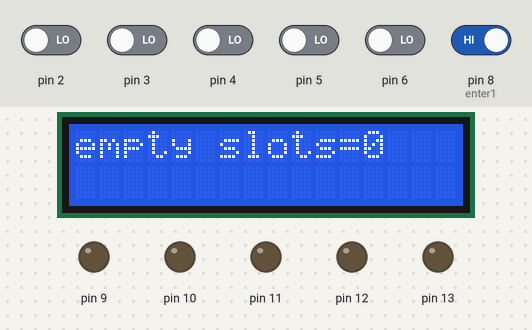
The sketch below on a simulated Arduino Uno, built with avr-gcc and run on an emulated ATmega328P. Parts: 16×2 character LCD, output pins drawn as LEDs (lit = HIGH). Inputs (shaded band) come from the test bench; at power-on: pin 8 (enter1) HIGH, pin 2–6 LOW.

Above: at 1.6 s.
1.7 s: pin 2 driven HIGH
At 4.0 s:
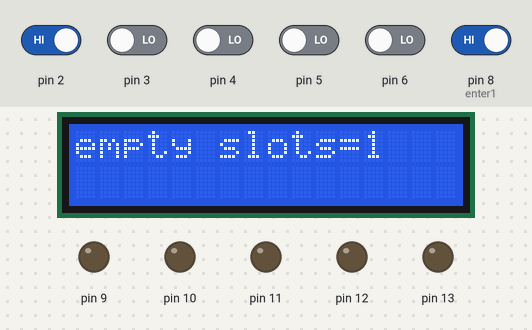
4.5 s: pin 8 (enter1) driven LOW
At 6.5 s:
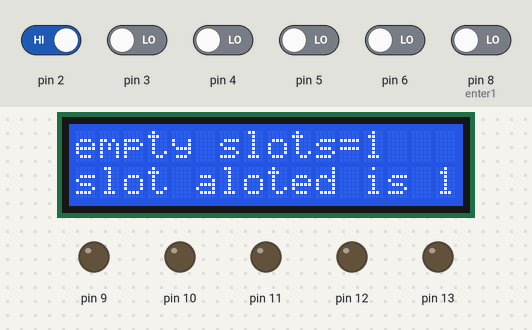
8.7 s: pin 8 (enter1) driven HIGH
10.5 s: pin 3 driven HIGH
At 12.7 s:
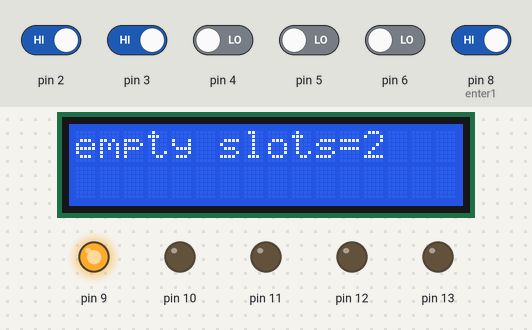
13.5 s: pin 8 (enter1) driven LOW
At 17.5 s:
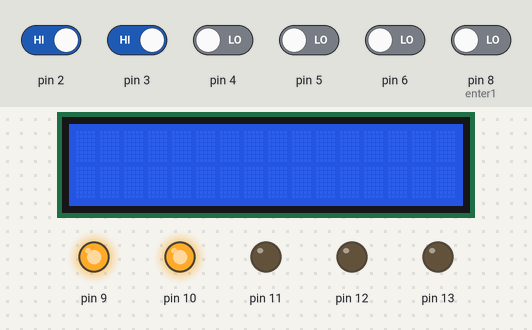
17.7 s: pin 2 driven LOW
At 21.9 s:
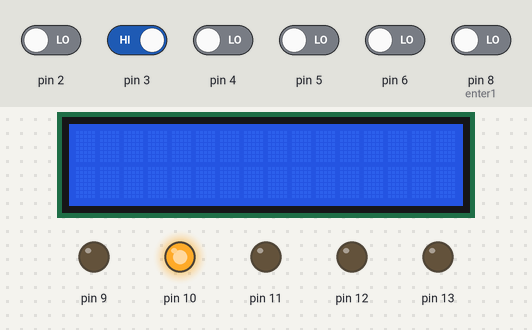
Timing chart, 0 to 22.9 s (numbered marks = the images above; inputs shaded):
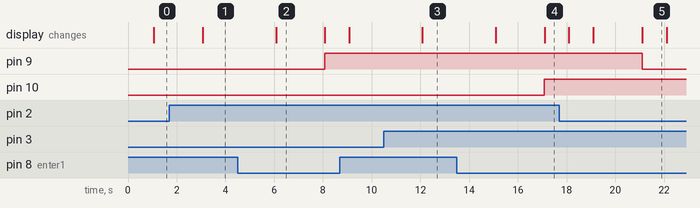

The sketch:

emptyslot2.ino
```cpp
#include<LiquidCrystal.h>
#include <SoftwareSerial.h>
SoftwareSerial sc(0,1);
LiquidCrystal lcd(A5,A4,A0,A1,A2,A3);

const int slots=5;
const int enter1=8;

void setup()
{

  sc.begin(9600);
  lcd.begin(16,2);
  int i;


 pinMode(enter1,INPUT);
 for(i=2;i<slots+2;i++)
  {
pinMode(i,INPUT);
}
for(i=9;i<slots+9;i++)
{
  pinMode(i,OUTPUT);
}


//Serial.begin(9600);

}

void loop() {

    int s[slots],k=0,i,j;
    int slot_alot,prealot=-1;
    while(1)
    {
      k=0;
  for(i=2;i<slots+2;i++)
  {
  s[i-2]=digitalRead(i);
  if(s[i-2]!=0)
  {
    k++;
  }
  else
       digitalWrite(i+7,LOW);


}
if(sc.available()>0)
{
 sc.write(k);
// Serial.println("data sent");
 //Serial.println(k);
 delay(5000);
}
    delay(1000);
    lcd.setCursor(0,0);
     // Serial.print("empty slots=");
      lcd.print("empty slots=");
 //Serial.println(k);
 lcd.print(k);
int enter=digitalRead(8);
int j1;
int alot_count=0;

 if(enter==0)
   {

    for(j=0;j<slots;j++)
      {
      delay(1000);

      if(s[j]!=0)
       {

        if(prealot==j)
        {

          for(j=j+1;j<slots;j++)
          {
            if(s[j]!=0)
             {
               prealot=j;
               slot_alot=j;
              break;
             }
          }


        }

        else
        {

          slot_alot=j;
       prealot=j;

        }

      lcd.setCursor(0,1);
       //Serial.print("slot aloted is ");
       lcd.print("slot aloted is ");
       //Serial.println(slot_alot+1);
       lcd.print(slot_alot+1);
       delay(2000);
       digitalWrite(slot_alot+9,HIGH);
      break;
       }
    }
    lcd.clear();

   }
    }
   }
```

Measured:
- after the input at 1.7 s, the display: changes after 1.4 s (image 1)
- after the input at 4.5 s, pin 9: LOW → HIGH after 3.6 s; the display: changes after 1.6 s (image 2)
- after the input at 10.5 s, the display: changes after 1.6 s (image 3)
- after the input at 13.5 s, pin 10: LOW → HIGH after 3.6 s; the display: first changes after 1.6 s (image 4 shows a later state)
- after the input at 17.7 s, pin 9: HIGH → LOW after 3.4 s
- what the display in image 2 shows lasts 2.0 s, from 6.1 s to 8.1 s
- what the display in image 5 shows lasts 1.0 s, from 21.1 s to 22.1 s
